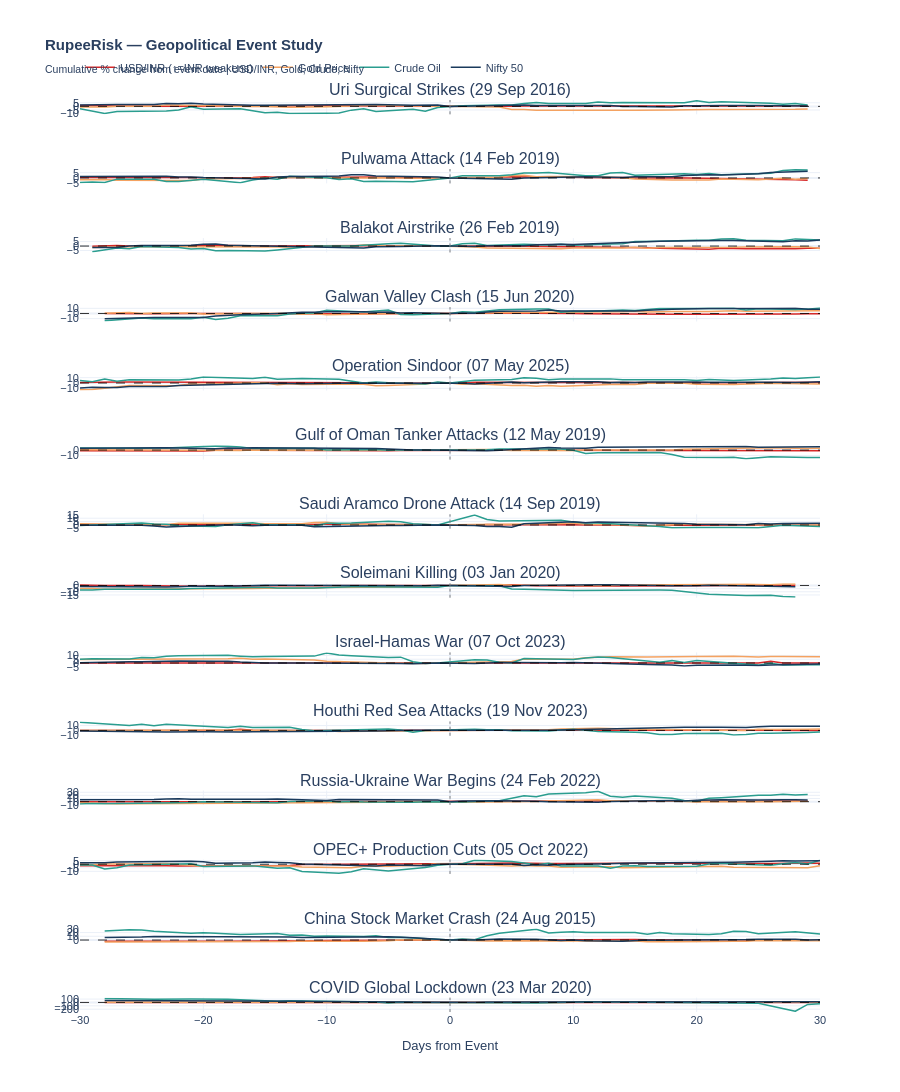

Notebook source saved alongside this figure:
### Code cell
# ── PLOTLY CHART: EVENT STUDY ───────────────────────────
fig = make_subplots(
    rows=len(events), cols=1,
    subplot_titles=[f"{r['event']} ({r['date'].strftime('%d %b %Y')})" 
                    for _, r in events.iterrows()],
    vertical_spacing=0.06,
    shared_xaxes=True
)

for i, (_, ev) in enumerate(events.iterrows()):
    row = i + 1
    for col, (label, color) in assets.items():
        ew = event_window(df, ev["date"], col)
        if ew is None:
            continue
        fig.add_trace(
            go.Scatter(
                x=list(ew.index), y=list(ew.values),
                mode="lines", name=label,
                line=dict(color=color, width=1.5),
                showlegend=(i == 0)
            ),
            row=row, col=1
        )
    # Zero line (event day)
    fig.add_hline(y=0, line_dash="dash", line_color="black", 
                  line_width=0.8, row=row, col=1)
    # Event day marker
    fig.add_vline(x=0, line_dash="dot", line_color="gray", 
                  line_width=1, row=row, col=1)

fig.update_layout(
    height=250 * len(events),
    title_text="<b>RupeeRisk — Geopolitical Event Study</b><br>"
               "<sub>Cumulative % change from event date | USD/INR, Gold, Crude, Nifty</sub>",
    template="plotly_white",
    font=dict(family="Arial", size=11),
    legend=dict(orientation="h", yanchor="bottom", y=1.02, x=0)
)
fig.update_xaxes(title_text="Days from Event", row=len(events), col=1)
fig.write_html("../data/processed/event_study.html")
fig.show()
print("Event study saved as interactive HTML.")
